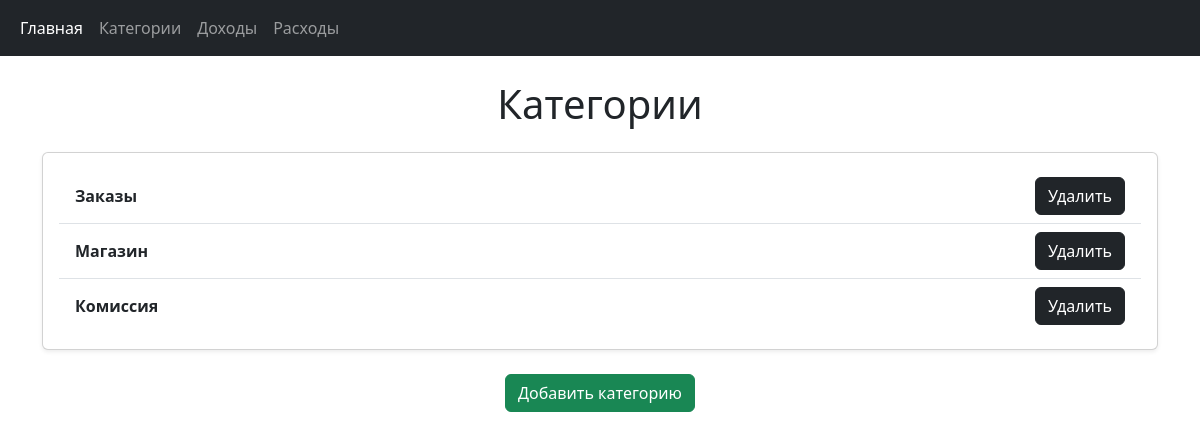
The page /categories on the database its author committed.
### dashboard/models.py (models this page shows, shortened)
class Category(models.Model):
    title = models.CharField(max_length=255)

### dashboard/views.py (the view)
# urls.py: path("categories", category_view, name="category_view"),
def category_view(request):
    categories = Category.objects.all()
    return render(request, "categories.html", {"categories": categories})

### templates/categories.html (shortened to what this page needs)
{% extends "base.html" %}
{% block content %}
<h1 class="text-center my-4">Категории</h1>
<div class="card shadow-sm">
    <div class="card-body">
        <ul class="list-group list-group-flush">
            {% for category in categories %}
            <li class="list-group-item d-flex justify-content-between align-items-center">
                <span class="fw-bold">{{ category.title }}</span>
                <form method="POST" action="{% url 'category_del' category.id %}">
                    <button type="submit" class="btn btn-dark">Удалить</button>
                </form>
            </li>
            {% endfor %}
        </ul>
    </div>
</div>
<div class="text-center mt-4">
    <a href="/categories/add" class="btn btn-success">Добавить категорию</a>
</div>
{% endblock %}

### rows shown on the page
Category: title "Заказы"
Category: title "Магазин"
Category: title "Комиссия"
